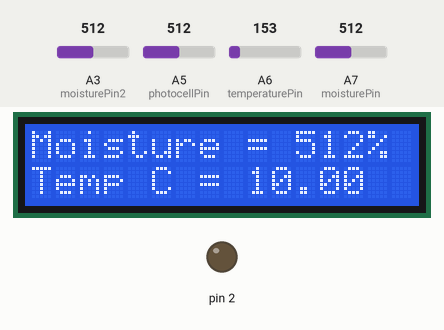
The sketch below on a simulated Arduino Nano, built with avr-gcc and run on an emulated ATmega328P. On the bench: 16×2 character LCD, output pins drawn as LEDs (lit = HIGH). The inputs (shaded band) are chosen by the test bench; at power-on: A7 (moisturePin) = 512, A6 (temperaturePin) = 153, A3 (moisturePin2) = 512, A5 (photocellPin) = 512. What the sketch prints to the serial monitor is not drawn.

Above: at 2.7 s.
2.8 s: A7 (moisturePin) set to 780
At 7.4 s:
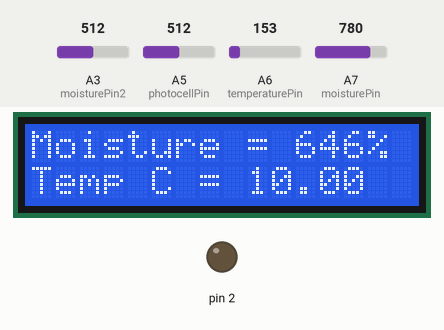
8.5 s: A7 (moisturePin) set to 808
At 13.3 s:
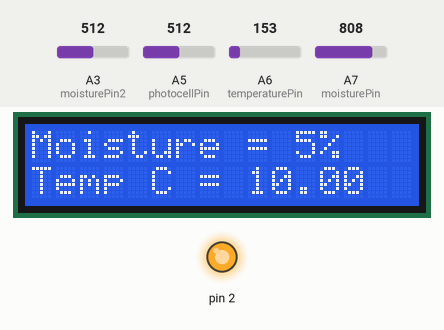
14.3 s: A6 (temperaturePin) set to 139
At 18.6 s:
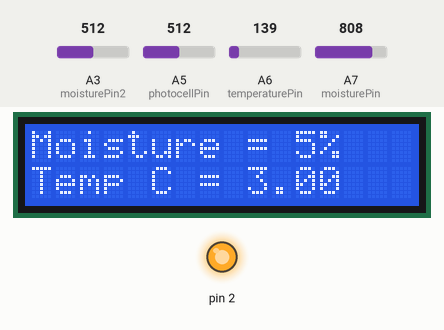
19.6 s: A3 (moisturePin2) set to 490
At 24.8 s:
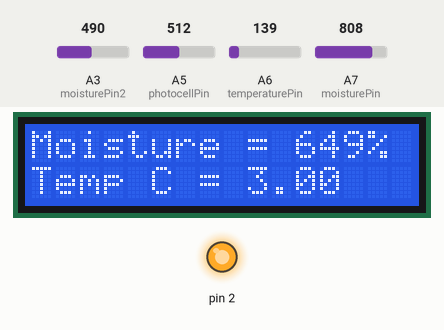
25.1 s: A6 (temperaturePin) set to 133
At 29.8 s:
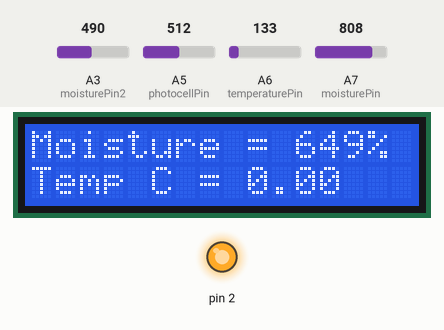
30.6 s: A3 (moisturePin2) set to 510
At 36.0 s:
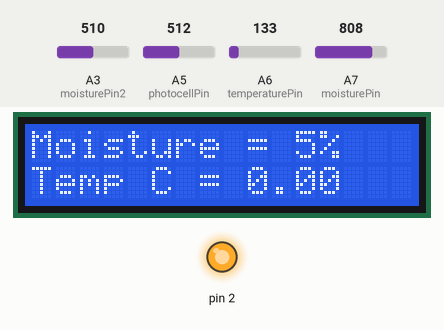
Timing chart, 0 to 37.2 s (numbered marks = the images above; inputs shaded):
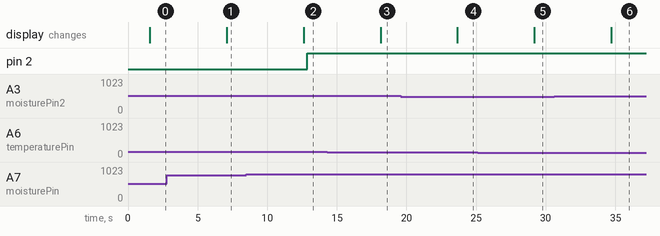

Measured:
- the behaviour switches between 789 and 790 on A7 (moisturePin) (found by bisection; images 1 and 2)
- after the input at 2.8 s, the display: changes after 4.3 s (image 1)
- after the input at 8.5 s, pin 2: LOW → HIGH after 4.4 s; the display: changes after 4.1 s (image 2)
- after the input at 14.3 s, the display: changes after 3.8 s (image 3)
- after the input at 19.6 s, the display: changes after 4.1 s (image 4)
- after the input at 25.1 s, the display: changes after 4.1 s (image 5)
- after the input at 30.6 s, the display: changes after 4.1 s (image 6)

The sketch:

nano_V5.5.ino
```cpp
//ifMoistureIsBiggerThan - this value controls when to water your plant
int ifMoistureIsBiggerThan = 790;
int wateringTimeInSeconds = 120;
int watered = 0;
int moistureReading;
int moistureReading2;
int moisturePin = 7;//A7
int moisturePin2 = 3;//A3
int temperaturePin = 6;//A6
int tempReading;
float voltage; // This defines the voltage of the microcontroller to calculate the temperatures
int photocellPin = 5;//A5
int photocellReading;
//lcd screen
#include <LiquidCrystal.h>
const int rs = 12, en = 11, d4 = 4, d5 = 5, d6 = 6, d7 = 7;
LiquidCrystal lcd(rs, en, d4, d5, d6, d7);
#include <SoftwareSerial.h>
#include <Arduino.h>
// These define the RX and TX pin for the Arduino, which are used for the serial communication with the ESP
const int RX = 13;
const int TX = 12;
String StringtoESP; // This variable is used to store the string that will be sent to the ESP

//serial comm for esp8266
SoftwareSerial s(RX, TX); // This uses the integers to set the pins for serial communication


void setup() {

  pinMode(2, OUTPUT);
  pinMode(A7, INPUT);
  digitalWrite(2, LOW);
  Serial.begin(9600);
  s.begin(9600); // The baud rate for the serial communication with the ESP

  // set up the LCD's number of columns and rows:
  lcd.begin(16, 2);
  // Print a message to the LCD.
  lcd.setCursor(4, 0);
  lcd.print("RoBlant!");
  delay(1500);
}

void loop() {


  moistureReading = analogRead(moisturePin); // Grabs the reading of the moisture sensor
  moistureReading2 = analogRead(moisturePin2); // Grabs the reading of the moisture sensor2
  int average = (moistureReading + moistureReading2) / 2; //average of the 2 sensors
  if (average <= 650)
  {
    average == 0;
  }
  else
  {
    average = map(average, 866, 650, 100, 0); //this function maps the highest and lowest values of the reading and links them to a number between 0 and 100

  }


  lcd.setCursor(1, 0);
  //Serial.print("Moisture reading = "); // Prints the moisture reading to the serial monitor
  //Serial.print (average);
  //Serial.println ("%");
  // Serial.print(" | ");
  lcd.clear();
  lcd.print("Moisture = ");
  lcd.print(average);
  lcd.print("%");
  int rawValue = (analogRead(A7) + analogRead(A3)) / 2;
  //Serial.print("Raw: ");
  // Serial.print(rawValue);
  //Serial.print(" | ");

  /*==============This Code is for the light Sensor==================*/

  photocellReading = analogRead(photocellPin); // Grabs the reading of the photocell
  // Serial.print("Photocell reading = "); // Prints the photocell reading to the serial monitor
  // Serial.println(photocellReading);
  if (photocellReading < 10) {
    // Serial.println(" - Dark");
  } else if (photocellReading < 200) {
    //  Serial.println(" - Dim");
  } else if (photocellReading < 500) {
    // Serial.println(" - Light");
  } else if (photocellReading < 800) {
    // Serial.println(" - Bright");
  } else {
    //Serial.println(" - Very bright");
  }
  /*=================================================================*/

  /*=============This Code is for the temperature Sensor=============*/
  //Serial.println();
  tempReading = analogRead(temperaturePin); // This grabs the reading of the temperature sensor

  voltage = (tempReading * 500) / 1024; // Returns usable values from the temperature sensor
  //voltage = voltage / 1023; // Divides the voltage by the bit range of the temperature sensor

  float temperatureC = (voltage);// - 0.5) * 100 ; // Standard formula to turn the sensor reading into Celcius including a correction for negative temperatures
  //Serial.print(temperatureC); Serial.println(" degrees C");


  lcd.setCursor(0, 1);
  lcd.print("Temp C = ");
  lcd.print(temperatureC);
  delay(250);
  int watered = 0;
  int moistsens = analogRead(moisturePin);
  if (ifMoistureIsBiggerThan <= moistsens)
  {
    digitalWrite(2, HIGH);
    watered = watered + 1;
    delay(250);
  }
  /*=================================================================*/
  else
  {
    digitalWrite(2, LOW);
    delay(250);
  }
  /*==========This Code is for sending the data to the ESP===========*/
  StringtoESP = ""; //resetting the string
  StringtoESP = String("_") + String(temperatureC, 0) + String(";") // This is where the sensor data is put into a single string for easy transmission to the ESP
                + String(photocellReading) + String(";")
                + String(average) + String(";")
                + String(watered) + String("$"); // The '$' is used to terminate the string

  Serial.println(StringtoESP); // Prints the data string to the serial monitor
  //Serial.println(" "); // Another break for formatting
  //Serial.println("===");
  //Serial.println(" ");
  s.print(StringtoESP); // Sends the full string of data to the ESP via serial communication
  delay(5000); // Wait 10 seconds

  /*=================================================================*/
  //delay(10000);
}
```
